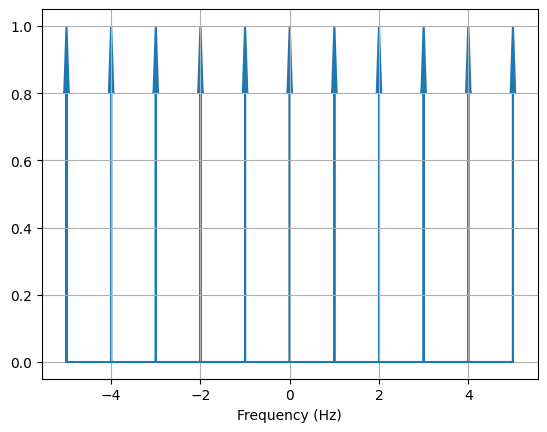

Write Python code to recreate this figure.
from matplotlib.pyplot import savefig
from lcapy import *

nexpr(1).DTFT().remove_images((-5, 5)).subs(dt, 1).plot((-5, 5))

savefig(__file__.replace('.py', '.png'), bbox_inches='tight')
